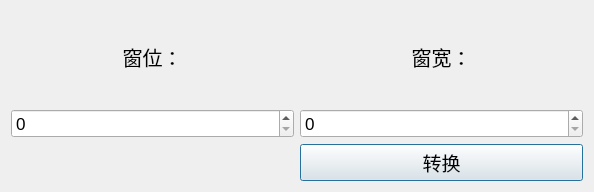
<?xml version="1.0" encoding="UTF-8"?>
<ui version="4.0">
 <class>GrayTrans</class>
 <widget class="QDialog" name="GrayTrans">
  <property name="geometry">
   <rect>
    <x>0</x>
    <y>0</y>
    <width>594</width>
    <height>192</height>
   </rect>
  </property>
  <property name="windowTitle">
   <string>Dialog</string>
  </property>
  <layout class="QGridLayout" name="gridLayout">
   <item row="1" column="2">
    <widget class="QSpinBox" name="interval">
     <property name="font">
      <font>
       <pointsize>13</pointsize>
      </font>
     </property>
     <property name="maximum">
      <number>4096</number>
     </property>
    </widget>
   </item>
   <item row="1" column="1">
    <widget class="QSpinBox" name="middle">
     <property name="font">
      <font>
       <pointsize>13</pointsize>
      </font>
     </property>
     <property name="maximum">
      <number>4096</number>
     </property>
    </widget>
   </item>
   <item row="2" column="2">
    <widget class="QPushButton" name="work">
     <property name="font">
      <font>
       <pointsize>14</pointsize>
      </font>
     </property>
     <property name="text">
      <string>转换</string>
     </property>
    </widget>
   </item>
   <item row="0" column="1">
    <widget class="QLabel" name="label">
     <property name="font">
      <font>
       <pointsize>15</pointsize>
      </font>
     </property>
     <property name="text">
      <string>窗位：</string>
     </property>
     <property name="alignment">
      <set>Qt::AlignCenter</set>
     </property>
    </widget>
   </item>
   <item row="0" column="2">
    <widget class="QLabel" name="label_2">
     <property name="font">
      <font>
       <pointsize>15</pointsize>
      </font>
     </property>
     <property name="text">
      <string>窗宽：</string>
     </property>
     <property name="alignment">
      <set>Qt::AlignCenter</set>
     </property>
    </widget>
   </item>
  </layout>
 </widget>
 <resources/>
 <connections/>
</ui>
